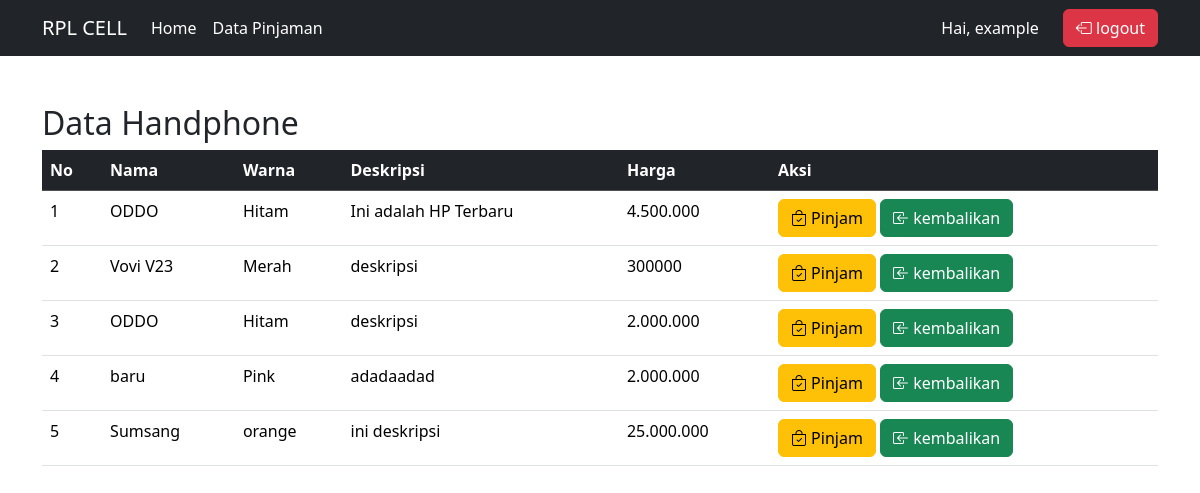
/user/dashboard_user.php (signed in), run on the app's committed database.
### tables this page shows
CREATE TABLE `tb_konter` (
  `id` int(50) NOT NULL,
  `nama` varchar(100) NOT NULL,
  `warna` varchar(30) NOT NULL,
  `deskripsi` varchar(500) NOT NULL,
  `harga` varchar(50) NOT NULL,
  `status` enum('Tersedia','Dipinjam') DEFAULT 'Tersedia'
);

### user/dashboard_user.php (the view, shortened to what this page needs)
<!DOCTYPE html>
<html lang="en">
  <head>
    <link href="https://cdn.jsdelivr.net/npm/bootstrap@5.3.3/dist/css/bootstrap.min.css" rel="stylesheet"
>
    <link rel="stylesheet" href="https://cdn.jsdelivr.net/npm/bootstrap-icons@1.10.5/font/bootstrap-icons.css">
  </head>
<body>
<nav class="navbar navbar-expand-lg navbar-dark bg-dark">
  <div class="container">
    <a class="navbar-brand" href="#">RPL CELL</a>
    <div class="collapse navbar-collapse" id="navbarSupportedContent">
      <ul class="navbar-nav me-auto mb-2 mb-lg-0">
        <li class="nav-item">
          <a class="nav-link active" aria-current="page" href="dashboard_user.php">Home</a>
        </li>
        <li class="nav-item">
          <a class="nav-link active" href="datapinjam_user.php">Data Pinjaman</a>
        </li>
      </ul>
      <form class="d-flex align-items-center">
        <span class="text-white me-4 d-flex">
          Hai, <?php echo htmlspecialchars($_SESSION['nama']); ?>
        </span>
        <a href="../user/logout_user.php" role="button" class="btn btn-danger"><i class="bi bi-box-arrow-left"></i> logout</a>
      </form>
    </div>
  </div>
</nav>
    <div class="container mt-5">
        <h2>Data Handphone</h2>
        <thead>
        <tr>
       <table class="table table-hover">
            <tr class="table-utama table-dark bg-dark">
            <th>No</th>
            <th>Nama</th>
            <th>Warna</th>
            <th>Deskripsi</th>
            <th>Harga</th>
            <th>Aksi</th>
        </tr>
        <?php
        include '../config/koneksi.php';
        $sql="select * from tb_konter order by id";
        $hasil=mysqli_query($koneksi,$sql);
        $id=0;
        while ($row = mysqli_fetch_array($hasil)) {
            $id++;
            ?>
        </thead>
        <tbody>
            <tr>
            <td><?php echo $id;?></td>
            <td><?php echo $row ['nama'];?></td>
            <td><?php echo $row ['warna'];?></td>
            <td><?php echo $row ['deskripsi'];?></td>
            <td><?php echo $row ['harga'];?></td>
            <td><a href="pinjam_user.php?id=<?= $row['id']; ?>" class="btn btn-warning"><i class="bi bi-bag-check"></i> Pinjam</a>
            <a href="../user/kembali_user.php?id=<?= $row['id']; ?>" class="btn btn-success"><i class="bi bi-box-arrow-in-left"></i> kembalikan</a>
            </td>
        </tr>
        </tbody>
        <?php
        }
        ?>
</div>
  </body>
</html>

### data on the page
tb_konter: nama "ODDO", warna "Hitam", deskripsi "Ini adalah HP Terbaru", harga "4.500.000"
tb_konter: nama "Vovi V23", warna "Merah", deskripsi "deskripsi", harga "300000"
tb_konter: nama "ODDO", warna "Hitam", deskripsi "deskripsi", harga "2.000.000"
tb_konter: nama "baru", warna "Pink", deskripsi "adadaadad", harga "2.000.000"
tb_konter: nama "Sumsang", warna "orange", deskripsi "ini deskripsi", harga "25.000.000"

### other printed values
$_SESSION['nama'] "example"
